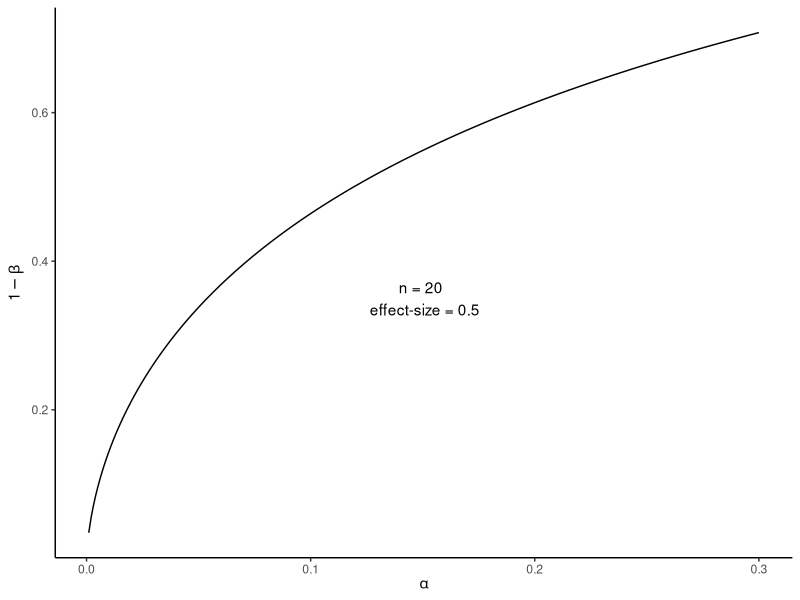
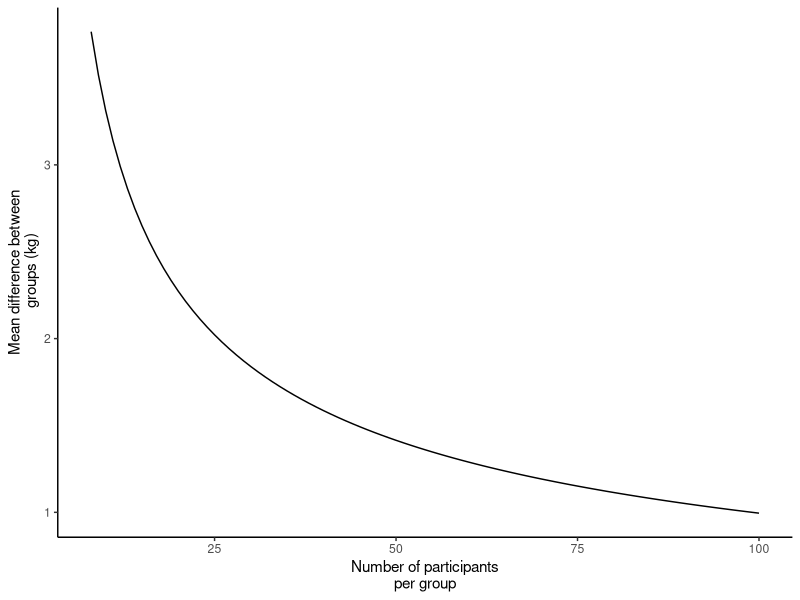

Here is the R script that generated these plots, in order: (Note: this script raises an error after producing the figures.)
## ---- chunk 1
options(htmltools.dir.version = FALSE)
## ---- chunk 2
library(pwr); library(tidyverse)

results <- data.frame(sig.level = seq(from = 0.001, to = 0.3, by = 0.001), 
                      power = NA)


for(i in 1:nrow(results)) {
        
        pt <- pwr.t.test(n = 20, d = 0.5, 
                         sig.level = results[i,1], type = "two.sample", 
                         alternative = "two.sided")
        
        results[i,2] <- pt$power
       
}

results %>%
        ggplot(aes(sig.level, power)) + geom_line() + 
        xlab(expression(alpha)) + 
        ylab(expression(1-beta)) +
        theme_classic() + 
        annotate("text", x = 0.15, y = 0.35, label = "n = 20 \n effect-size = 0.5")
## ---- chunk 3
power <- pwr.t.test(d = 0.4, power = 0.8,
                         sig.level = 0.05, type = "two.sample", 
                         alternative = "two.sided")
## ---- chunk 4

results <- data.frame(n = seq(from = 8, to = 100, by = 1), 
                      d = NA)


for(i in 1:nrow(results)) {
        
        pt <- pwr.t.test(n = results[i,1], power = 0.8, 
                         sig.level = 0.05, type = "two.sample", 
                         alternative = "two.sided")
        
        results[i,2] <- pt$d
        

}



results %>%
        mutate(kg = d*2.5) %>%
        ggplot(aes(n, kg)) + geom_line() + 
        xlab("Number of participants\nper group") +
        ylab("Mean difference between\n groups (kg)") + 
        theme_classic()

## ---- chunk 5
knitr::include_graphics("img/weightgain.jpg")
